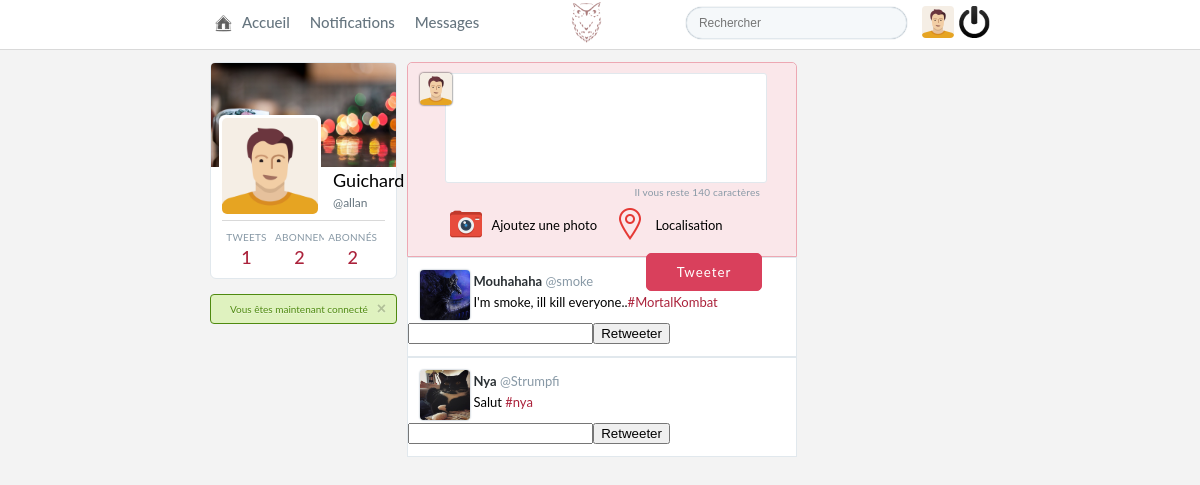
The app's page /controller/accueil.php (signed in) with its own data.
### tables this page shows
CREATE TABLE IF NOT EXISTS `users` (
  `id_user` int(11) NOT NULL COMMENT 'ID utilisateur',
  `username` varchar(255) NOT NULL COMMENT 'nom de l''utilsateur',
  `nickname` varchar(255) NOT NULL COMMENT 'Pseudo de la personne(Nom complet sur tweeter)',
  `password` text NOT NULL COMMENT 'Mot de passe',
  `avatar` text NOT NULL COMMENT 'avatar',
  `email` text NOT NULL COMMENT 'email',
  `cover` text NOT NULL COMMENT 'image de banniere',
  `phone` text NOT NULL COMMENT 'numéro de téléphone',
  `website` text NOT NULL COMMENT 'url du site web lié au compte',
  `registration_token` text NOT NULL COMMENT 'token pour l''activation par mail',
  `birthdate` date NOT NULL COMMENT 'date de naissance',
  `private` tinyint(1) NOT NULL COMMENT 'status du compte si privée ou non',
  `token_cookie` text NOT NULL COMMENT 'token pour la fonction : se souvenir de moi (afin d''éviter la reconnexion)',
  `location` text NOT NULL COMMENT 'Lieu',
  `activated` tinyint(1) NOT NULL COMMENT 'statut de l''activation',
  `biography` text NOT NULL COMMENT 'Biographie',
  `creation_date` date NOT NULL COMMENT 'Date et heure de la création du compte'
);

CREATE TABLE IF NOT EXISTS `tweets` (
  `id_tweet` int(11) NOT NULL COMMENT 'id du tweet',
  `id_user` int(11) NOT NULL COMMENT 'id de l''utilisateur',
  `content` text NOT NULL COMMENT 'contenue',
  `creation_date` datetime NOT NULL COMMENT 'Date de création',
  `media` text NOT NULL COMMENT 'Media',
  `deleted` tinyint(1) NOT NULL COMMENT 'Statut de la suppression',
  `is_origin` int(11) NOT NULL COMMENT 'Parent(Si définis retweet)',
  `is_reply` tinyint(1) NOT NULL COMMENT 'Si definis alors c''est un réponse',
  `location` text NOT NULL COMMENT 'Localisation'
);

### class/Database.php (called while the page is built, shortened)
<?php
class Database {
    private $pdo;
    public function __construct($login, $password, $database_name, $host = 'localhost') {
        $this->pdo = new PDO("mysql:dbname=$database_name;host=$host", $login, $password, array(PDO::MYSQL_ATTR_USE_BUFFERED_QUERY => true));
        $this->pdo->setAttribute(PDO::ATTR_ERRMODE, PDO::ERRMODE_EXCEPTION);
        $this->pdo->setAttribute(PDO::ATTR_DEFAULT_FETCH_MODE, PDO::FETCH_OBJ);
        $this->pdo->query("SET NAMES 'utf8'");
    }
    public function query($query, $params = false) {
        if($params){
            $req = $this->pdo->prepare($query);
            $req->execute($params);
        } else {
            $req = $this->pdo->query($query);
        }
        return $req;
    }
}

### controller/accueil.php (called while the page is built, shortened)
<?php
require_once '../include/results.php';
$initFollow = new Tweet($user_id);
$result = $initFollow->Tweet_follower($user_id);
require_once '../view/accueil.php';
?>

### class/App.php (called while the page is built, shortened)
<?php
class App {
    static $db = null;
    static function getDatabase() {
        if(!self::$db) {
            self::$db = new Database('root', '', 'common-database');
        }
        return self::$db;
    }
    static function getAuth() {
        return new Auth(Session::getInstance(), ['restriction' => "Vous n'avez pas la permission d'acceder a cette page" ]);
    }
}

### class/Follow.php (called while the page is built, shortened)
<?php
class Follow extends Auth {
	public function countFollower($db, $user_id) {
        return $db->query('SELECT COUNT(id_user) AS count_follower FROM followers WHERE id_user = ? AND date_follow > 0', [$user_id])->fetch();
    }
    public function countFollowing($db, $user_id) {
        return $db->query('SELECT COUNT(id_follower) AS count_following FROM followers WHERE id_follower = ? AND date_follow > 0', [$user_id])->fetch();
    }
    public function id_following($db, $user_id) {
        return $db->query('SELECT followers.id_user AS abonnement, followers.date_follow
            FROM followers LEFT JOIN users
            ON followers.id_user = users.id_user WHERE followers.id_follower = ? AND followers.date_follow > 0', [$user_id])->fetchAll();
    }
}

### class/Auth.php (called while the page is built, shortened)
<?php
class Auth {
    public function checkId($db, $user_id) {
        return $db->query('SELECT * FROM users WHERE id_user = ?', [$user_id])->fetch();
    }
}

### include/results.php (called while the page is built, shortened)
<?php
$db = App::getDatabase();
$auth = App::getAuth();
$auth->restrict();
$user_id = $_SESSION['auth']->id_user;
$info_user = $auth->checkId($db, $user_id);
if(isset($_GET['id'])) {
	$getId = htmlspecialchars($_GET['id']);
	$user_id_profil = $auth->checkId($db, $getId);
	if(!isset($getId) || !file_exists('profil.php')) {  }
	else {
		if(!$user_id_profil) {  }
	}
	$id = $getId;
	$user = $user_id_profil;
}
else {
	$id = $user_id;
	$user = $info_user;
}
$tweet = new Tweet($id);
$follow = new Follow($_SESSION['auth']);
$count_tweet = $tweet->countTweet($db, $id);
$count_follower = $follow->countFollower($db, $id);
$count_following = $follow->countFollowing($db, $id);

### class/Session.php (called while the page is built, shortened)
<?php
class Session {
    static $instance;
    static function getInstance() {
        if(!self::$instance){
            self::$instance = new Session();
        }
        return self::$instance;
    }
}

### class/Tweet.php (the view, shortened to what this page needs)
<?php
class Tweet {
    private $_db;
    private $_id_user;
    function __construct($id_user = null, $id_tweet = null) {
        $this->_db = App::getDatabase();
        $this->_id_user = $id_user;
    }
    public function extractUrl($db, $content) {
        $content = str_replace( "www.", "http://www.", $content );
        $content = str_replace( "http://http://www.", "http://www.", $content );
        $content = str_replace( "https://http://www.", "https://www.", $content);
        $reg_exUrl = "/(http|https|ftp|ftps)?\:\/\/[a-zA-Z0-9\-\.]+\.[a-zA-Z]{2,3}(\/\S*)?/";
       return $content;
   }
public function tag($db, $id_tweet) {
    $info_tag = $db->query("SELECT * FROM tags INNER JOIN hashtags ON tags.id_tag = hashtags.id_tag INNER JOIN tweets ON hashtags.id_tweet = tweets.id_tweet WHERE hashtags.id_tweet = ?", [$id_tweet])->fetchAll();
    if(!empty($info_tag)) {
        $all_tag = [];
        foreach ($info_tag as $tags) {
            $get_tag = str_ireplace("#", "%23", $tags->tag);
            array_push($all_tag, '<a class="hashtag" href="search.php?search='.$get_tag.'" title="'.$get_tag.'">'.$tags->tag.'</a>');
        }
        $string_tag = implode(' ', $all_tag);
        return $string_tag;
    } else {
        return $tag = '';
    }
}
public function comparer($a, $b) {
    return strtotime($a->creation_date) - strtotime($b->creation_date);
}
public function Tweet_follower($id_user) {
    $follow = new Follow($id_user);
    $follower = new Auth($id_user);
    $id_following = $follow->id_following($this->_db, $this->_id_user);
    $tweet_followers = [];
    foreach ($id_following as $value) {
        if(isset($_GET['lastid'])){
            $followtweets = $this->getUserTweetsTimeline($this->_db, $value->abonnement);
        } else {
            $followtweets = $this->getUserTweets($this->_db, $value->abonnement);
        }
        foreach ($followtweets as $followtweet) {
            array_push($tweet_followers, $followtweet);
        }
    }
    usort($tweet_followers, array($this, 'comparer'));
    $tweets = array_reverse($tweet_followers);
    $affiche = '';
    foreach ($tweets as $tweet) {
        $infofollow = $follower->checkId($this->_db, $tweet->id_user);
        $affiche .= $this->display($tweet, $infofollow);
    }
    return $affiche;
}
public function enfant($origin) {
    return $this->_db->query("SELECT * FROM tweets where is_origin = ?", [$origin])->fetchAll();
}
public function display($info_tweet, $info_user) {
    if(!empty($info_tweet->media)) {
        $media ='<div class="img-tweet"><a href="#" title="'.$info_tweet->media.'"><img src='.$info_tweet->media.' alt='.$info_tweet->media.'></a></div>';
    }
    else {
        $media = '';
    }
    if(!empty($info_tweet->is_origin)) {
        $origin = '<p class="retweeteur">@'.$info_user->username.' a retweeter</p>';
        $tweet_papa =  $this->checkTweet($this->_db, $info_tweet->is_origin);
        $info_user = $this->_db->query('SELECT * FROM users WHERE id_user = ?', [$tweet_papa->id_user])->fetch();
        $but_retweet = '';
    } else {
        if($info_tweet->id_user == $_SESSION['auth']->id_user) {
            $but_retweet = '';
        } else {
            $enfants = $this->enfant($info_tweet->id_tweet);
            $but_retweet = '<input type="text" name="comment_retweet"><input type="submit" name="retweeter" value="Retweeter">';
        }
        $origin = '';
    }
    $tag = $this->tag($this->_db, $info_tweet->id_tweet);
    $extractUrl = $this->extractUrl($this->_db, $info_tweet->content);
    if(!empty($extractUrl)) {
        $info_tweet->content = $extractUrl;
    }
    $info_tweet->content = preg_replace("/(#\w+)/", $tag, $info_tweet->content);
    return $display =
    '<div class="container-tweet-following"><div class="tweet-following">'.$origin.'
    <a class="name-tweet-following" href="profil.php?id='.$info_user->id_user.'" title="'.$info_user->id_user.'"><img class="profil-pic-tweet" src='.$info_user->avatar.' alt='.$info_user->avatar.'><h2>'.$info_user->nickname.'</h2> @'.$info_user->username.'</a>
    <p class="content">'.$info_tweet->content.'</p></div>'
    .$media.
    '<form action="#" method="POST">
    <input type="hidden" name="id_tweet" value="'.$info_tweet->id_tweet.'">
    <input type="hidden" name="id_user" value="'.$info_user->id_user.'">'.$but_retweet.'
</form></div>';
}
public function getUserTweets($db, $user_id) {
    return $db->query("SELECT * FROM tweets WHERE id_user = ? ORDER BY creation_date DESC LIMIT 0, 10", [$user_id])->fetchAll();
}
public function countTweet($db, $user_id) {
    return $db->query('SELECT COUNT(id_tweet) AS count_tweet FROM tweets WHERE id_user = ?', [$user_id])->fetch();
}
}
?>

### view/accueil.php (shortened to what this page needs)
<!DOCTYPE html>
<html>
<head>
	<link type= "text/css" rel="stylesheet" href="../view/front/style.css"/>
</head>
<body>
	<?php include '../include/header.php'; ?>
	<div class="body-container">
		<div class="page-container">
			<?php include "../include/dashboard.php";?>
			<div class="main">
				<div class="container-write-tweet">
					<div class="write-tweet">
						<img class="profil-pic" src="<?= $info_user->avatar; ?>" alt="<?= $info_user->nickname; ?>">
						<form id="formTweet" method="post" action="#" enctype="multipart/form-data">
							<textarea id="tweet-textarea" maxlength='140' name="tweetcontent"></textarea>
							<p>Il vous reste <span id="maxChar"></span> caractères</p>
							<div class="button-tweet">
								<label for="file-input">
									<img src="../view/img/icon/icon-pic.png" alt="Ajoutez une image"/>
									<span class="submit-pic-tweet">Ajoutez une photo</span>
								</label>
								<label class="submit-location-tweet" for="location">
									<img src="../view/img/icon/icon-location.png" alt="Me géolocaliser"/>
									<span>Localisation</span>
								</label>
								<button id="tweetsubmit" type="submit" name="submittweet">
									<span class="submit-button-tweet">Tweeter</span>
								</button>
							</div>
						</form>
					</div>
				</div>
				<div id='timeajax'>
					<?php
					for ($i=0; $i < count($result); $i++) {
						echo $result;
					}
?>
</div>
</div>
</div>
</div>
</body>
</html>

### include/header.php (shortened to what this page needs)
<header class="header-timeline">
	<div class="header-timeline-menu">
		<ul>
			<li><a href="accueil.php" title="Accueil"><span class="icon-home"></span><span>Accueil</span></a></li>
			<li><a href="notification.php" title="Notifications"><span class="icon-notif"></span><span>Notifications</span></a></li>
			<li><a href="message.php" title="Messages"><span class="icon-msg"></span><span>Messages</span></a></li>
		</ul>
		<div class="header-timeline-search">
			<form action="../controller/search.php" method="GET">
				<input type="search" name="search" id="search" placeholder="Rechercher">
			</form>
			<a href="account.php" title="Profil et paramètres"><img src='<?= $info_user->avatar; ?>' alt="fox"></a>
			<a href="../view/logout.php"><img src="../view/img/icon/logout.png" alt="Se déconnecter"></a>
		</div>
	</div>
	<h1><span class="icon"></span></h1>
</header>

### include/dashboard.php
<div class="container-left-side">
	<div class="dashboard">
	<div class="dashboard-cover">
		<a  href="account.php" title="Profil et paramètres"><img src="<?= $info_user->cover; ?>" alt="<?= $info_user->nickname; ?>"></a>
	</div>
		<div class="dashboard-data">
			<a href="profil.php?id=<?php echo $id; ?>" title="Profil et paramètres"><img src="<?= $info_user->avatar; ?>" alt="<?= $info_user->nickname; ?>"></a>
		</div>
		<div class="dashboard-user">
			<a href="profil.php?id=<?php echo $id; ?>" title="<?= $info_user->nickname; ?>"><?php echo ucfirst($user->nickname); ?></a>
			<a href="profil.php?id=<?php echo $id; ?>" title ="<?= $info_user->nickname; ?>">@<?php echo $user->username; ?></a>
		</div>
		<div class="dashboard-stats">
			<a title="Tweets" href="profil.php?id=<?php echo $id; ?>">
				<span class="describ-stats">Tweets</span>
				<span class="number-stats"><?php echo $count_tweet->count_tweet; ?></span>
			</a>
			<a title="Abonnements" href="following.php?id=<?php echo $id; ?>">
				<span class="describ-stats">Abonnements</span>
				<span class="number-stats"><?php echo $count_following->count_following; ?></span>
			</a>
			<a title="Abonnés" href="followers.php?id=<?php echo $id; ?>">
				<span class="describ-stats">Abonnés</span>
				<span id='abonne' class="number-stats"><?php echo $count_follower->count_follower; ?></span>
			</a>
		</div>
	</div>
	<?php include 'flash.php'; ?>
</div>

### records on screen
users: avatar (placeholder picture), nickname "Guichard", username "allan"
tweets: id_user.avatar (picture), id_user.nickname "Nya", id_user.username "Strumpfi", content "Salut #nya"
tweets: id_user.avatar (picture), id_user.nickname "Mouhahaha", id_user.username "smoke", content "I'm smoke, ill kill everyone.. #MortalKombat"

### other values on screen
$count_tweet->count_tweet "1"
$count_following->count_following "2"
$count_follower->count_follower "2"
$message "Vous êtes maintenant connecté"
